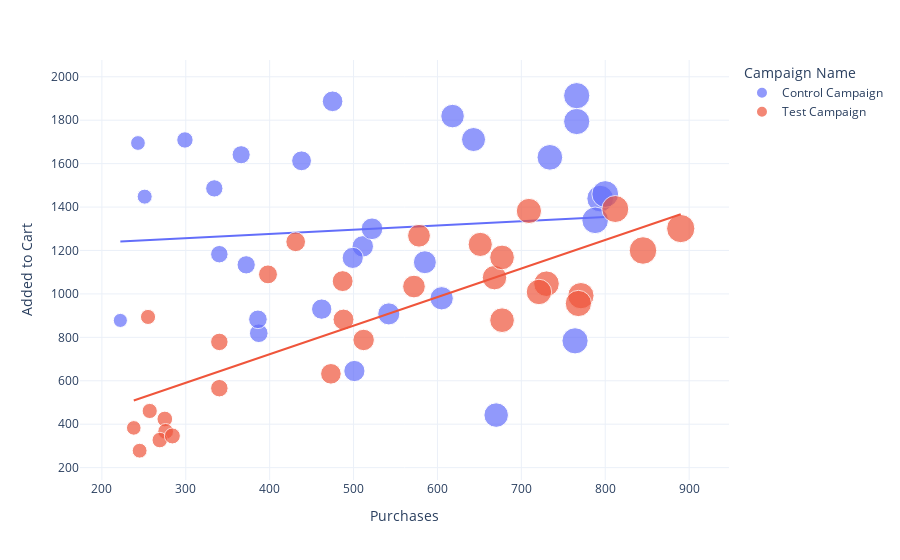

Notebook code cell kept with this figure:
### Code cell
figure = px.scatter(data_frame = ab_data, 
                    x="Purchases",
                    y="Added to Cart", 
                    size="Purchases", 
                    color= "Campaign Name",
                    trendline='ols')
figure.show()

### Figure 1 — Plotly figure (JSON) as saved in the notebook; plotly's stock layout.template omitted (floating-point values rounded to 4 significant figures)
{"data": [{"hovertemplate": "Campaign Name=Control Campaign<br>Purchases=%{marker.size}<br>Added to Cart=%{y}<extra></extra>", "legendgroup": "Control Campaign", "marker": {"color": "#636efa", "size": [618, 734, 475, 794, 766, 788, 366, 438, 222, 243, 542, 511, 299, 800, 387, 766, 585, 386, 251, 605, 643, 334, 372, 670, 340, 522, 764, 499, 462, 501], "sizemode": "area", "sizeref": 2.225, "symbol": "circle"}, "mode": "markers", "name": "Control Campaign", "orientation": "v", "showlegend": true, "type": "scatter", "x": [618, 734, 475, 794, 766, 788, 366, 438, 222, 243, 542, 511, 299, 800, 387, 766, 585, 386, 251, 605, 643, 334, 372, 670, 340, 522, 764, 499, 462, 501], "xaxis": "x", "y": [1819, 1629, 1887, 1439, 1794, 1339, 1641, 1613, 878, 1695, 908, 1219, 1709, 1460, 819, 1913, 1146, 883, 1448, 980, 1711, 1486, 1134, 442, 1183, 1300, 784, 1166, 930, 645], "yaxis": "y"}, {"hovertemplate": "<b>OLS trendline</b><br>Added to Cart = 0.194992 * Purchases + 1198.06<br>R<sup>2</sup>=0.007841<br><br>Campaign Name=Control Campaign<br>Purchases=%{x}<br>Added to Cart=%{y} <b>(trend)</b><extra></extra>", "legendgroup": "Control Campaign", "marker": {"color": "#636efa", "symbol": "circle"}, "mode": "lines", "name": "Control Campaign", "showlegend": false, "type": "scatter", "x": [222, 243, 251, 299, 334, 340, 366, 372, 386, 387, 438, 462, 475, 499, 501, 511, 522, 542, 585, 605, 618, 643, 670, 734, 764, 766, 766, 788, 794, 800], "xaxis": "x", "y": [1241.0, 1245.0, 1247.0, 1256.0, 1263.0, 1264.0, 1269.0, 1271.0, 1273.0, 1274.0, 1283.0, 1288.0, 1291.0, 1295.0, 1296.0, 1298.0, 1300.0, 1304.0, 1312.0, 1316.0, 1319.0, 1323.0, 1329.0, 1341.0, 1347.0, 1347.0, 1347.0, 1352.0, 1353.0, 1354.0], "yaxis": "y"}, {"hovertemplate": "Campaign Name=Test Campaign<br>Purchases=%{marker.size}<br>Added to Cart=%{y}<extra></extra>", "legendgroup": "Test Campaign", "marker": {"color": "#EF553B", "size": [255, 275, 668, 709, 812, 340, 398, 487, 238, 257, 512, 677, 730, 245, 276, 473, 269, 651, 284, 771, 721, 677, 578, 572, 340, 768, 488, 890, 431, 845], "sizemode": "area", "sizeref": 2.225, "symbol": "circle"}, "mode": "markers", "name": "Test Campaign", "orientation": "v", "showlegend": true, "type": "scatter", "x": [255, 275, 668, 709, 812, 340, 398, 487, 238, 257, 512, 677, 730, 245, 276, 473, 269, 651, 284, 771, 721, 677, 578, 572, 340, 768, 488, 890, 431, 845], "xaxis": "x", "y": [894, 424, 1075, 1382, 1391, 779, 1090, 1059, 383, 461, 788, 879, 1047, 278, 367, 632, 327, 1228, 346, 992, 1009, 1168, 1268, 1034, 566, 956, 882, 1301, 1240, 1200], "yaxis": "y"}, {"hovertemplate": "<b>OLS trendline</b><br>Added to Cart = 1.31545 * Purchases + 195.879<br>R<sup>2</sup>=0.637951<br><br>Campaign Name=Test Campaign<br>Purchases=%{x}<br>Added to Cart=%{y} <b>(trend)</b><extra></extra>", "legendgroup": "Test Campaign", "marker": {"color": "#EF553B", "symbol": "circle"}, "mode": "lines", "name": "Test Campaign", "showlegend": false, "type": "scatter", "x": [238, 245, 255, 257, 269, 275, 276, 284, 340, 340, 398, 431, 473, 487, 488, 512, 572, 578, 651, 668, 677, 677, 709, 721, 730, 768, 771, 812, 845, 890], "xaxis": "x", "y": [509.0, 518.2, 531.3, 533.9, 549.7, 557.6, 558.9, 569.5, 643.1, 643.1, 719.4, 762.8, 818.1, 836.5, 837.8, 869.4, 948.3, 956.2, 1052.0, 1075.0, 1086.0, 1086.0, 1129.0, 1144.0, 1156.0, 1206.0, 1210.0, 1264.0, 1307.0, 1367.0], "yaxis": "y"}], "layout": {"legend": {"itemsizing": "constant", "title": {"text": "Campaign Name"}, "tracegroupgap": 0}, "margin": {"t": 60}, "xaxis": {"anchor": "y", "domain": [0, 1], "title": {"text": "Purchases"}}, "yaxis": {"anchor": "x", "domain": [0, 1], "title": {"text": "Added to Cart"}}}}
